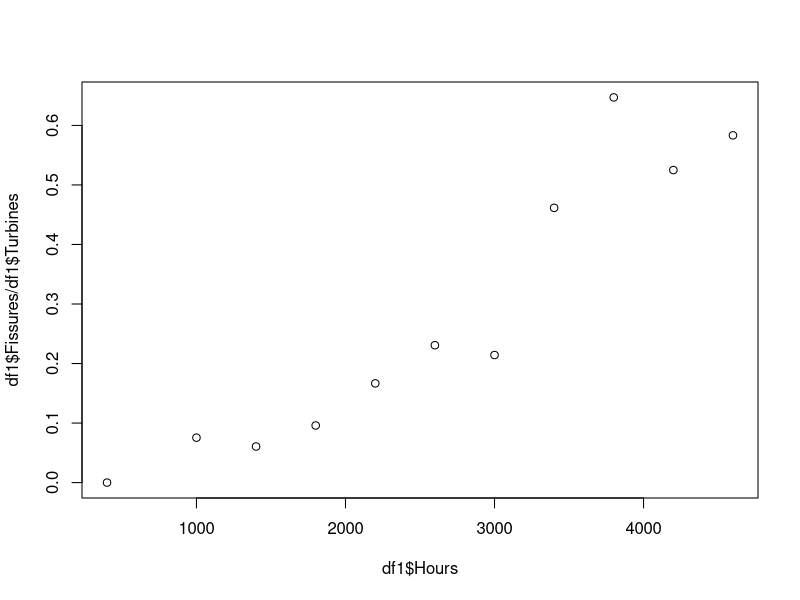
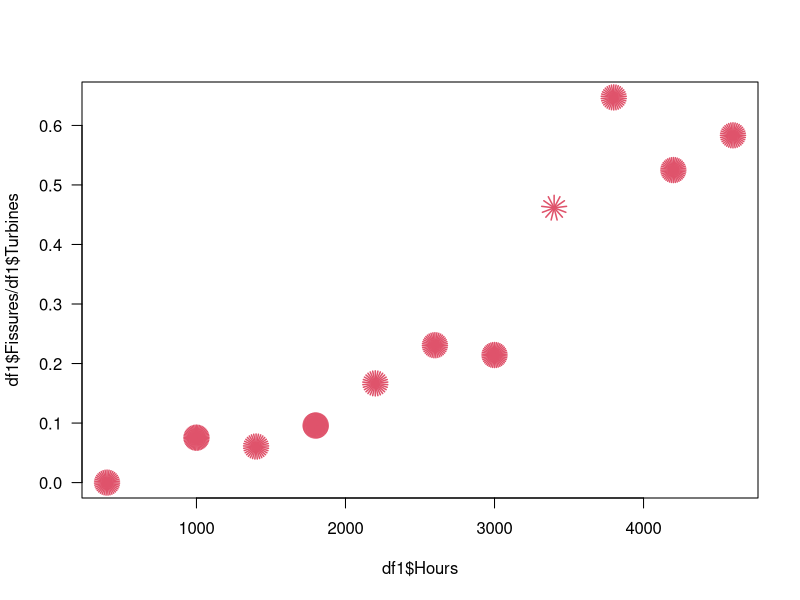

These charts were generated, in order, by the following R code:
# Exercise 1
# a)
df1 <- read.table("data/turbines.dat", header = TRUE)
str(df1)
par(mfrow=c(1,1))
plot(df1$Hours, df1$Fissures / df1$Turbines)
sunflowerplot(x=df1$Hours, y=df1$Fissures / df1$Turbines, number=df1$Turbines, las=1)

# b )
# df1.glm <- glm((Fissures / Turbines) ~ Hours, family = binomial, data=df1) !! WARNING !!
df1.glm <- glm(cbind(Fissures, Turbines - Fissures) ~ Hours, family=binomial, data=df1)
summary(df1.glm)
coef(df1.glm)

# d)
predict(df1.glm, type='response', newdata=data.frame(Hours=3000))
